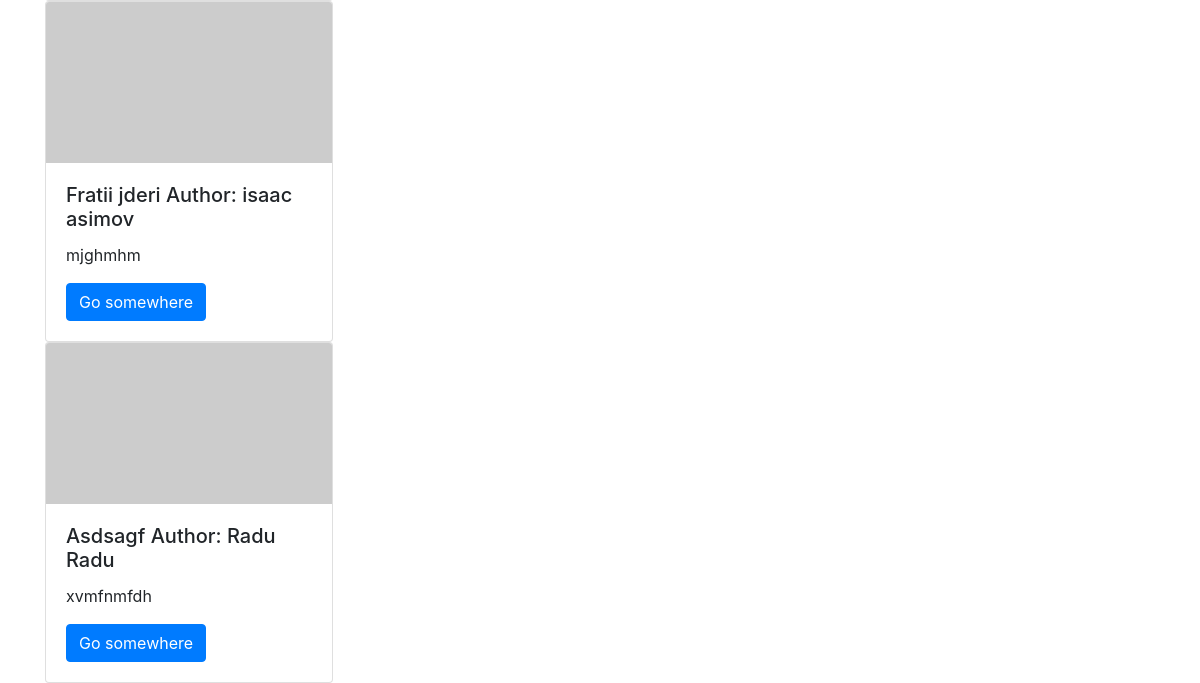
/books/ (lower part), run on an earlier commit of the app's database.
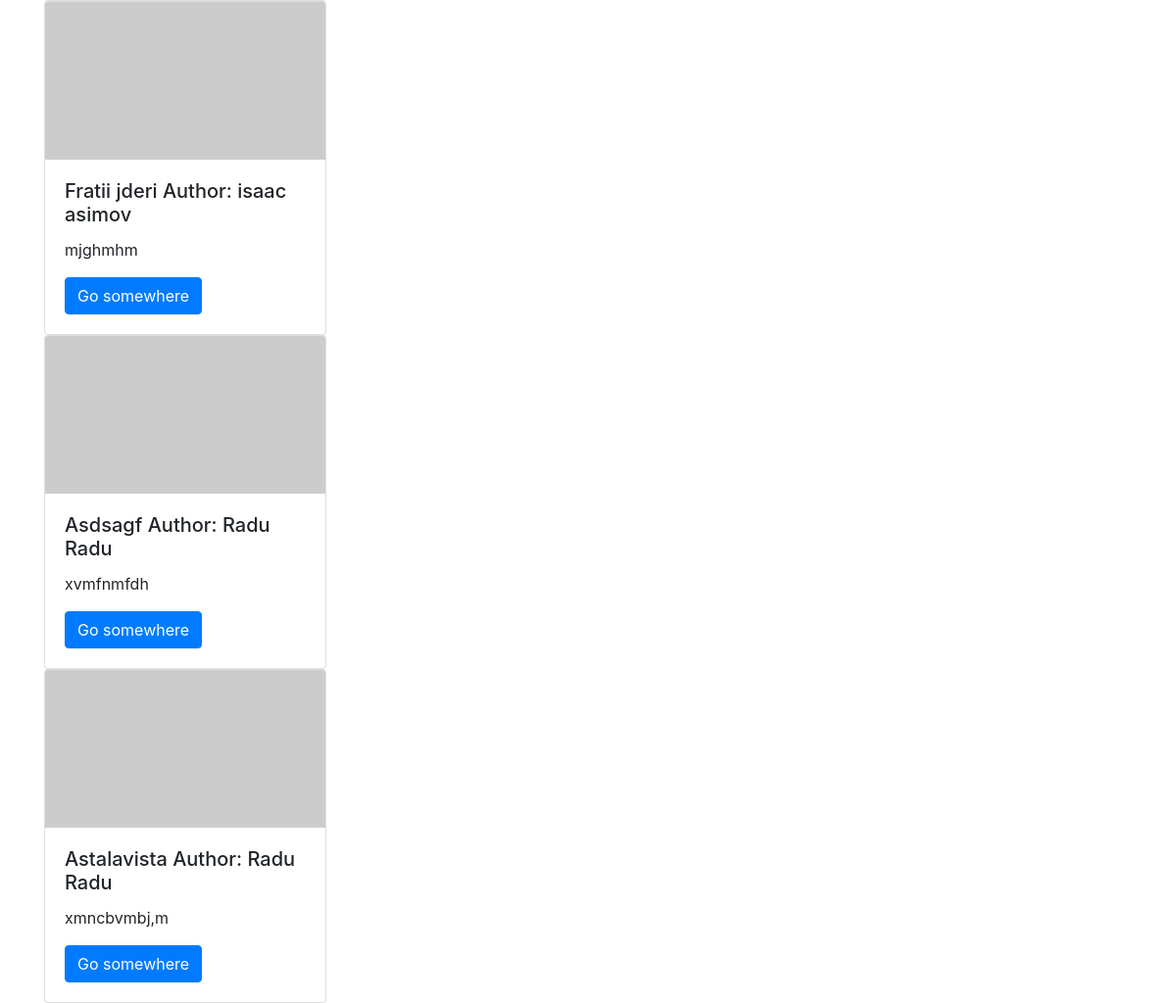
And on a later commit of the database.
### book_app/models.py (models this page shows, shortened)
class Book(models.Model):
    class State(models.IntegerChoices):
        READ = 1
        NOT_READ = 2
        ONGOING = 3
    title = models.CharField(max_length=200)
    authors = models.ManyToManyField(Author)
    genre = models.ForeignKey(Genre, on_delete=models.DO_NOTHING)
    numbers_of_pages = models.IntegerField()
    description = models.TextField()
    published = models.DateField()
    created_at = models.DateTimeField(auto_now_add=True)
    state = models.IntegerField(choices=State.choices)

class Author(models.Model):
    first_name = models.CharField(max_length=50)
    last_name = models.CharField(max_length=50)

### book_app/views.py (the view)
# urls.py: path('books/', show_books_view, name = 'books'),
def show_books_view(request):
    return render(request, template_name= "books.html", context={"context_books" : Book.objects.all()})

### book_app/templates/books.html (shortened to what this page needs)
{% extends "base.html" %}
{% block content %}
    <br>
    <br>
    <br>
{% for book in context_books %}
<div class="card" style="width: 18rem;">
    <img class="card-img-top" src="http://placeimg.com/640/360/any" alt="Card image cap">
    <div class="card-body">
        <h5 class="card-title">{{ book.title }} Author: {{ book.authors.all.0.first_name }} {{ book.authors.all.0.last_name }}</h5>
        <p class="card-text">{{book.description |slice:20}}</p>
        <a href="#" class="btn btn-primary">Go somewhere</a>
    </div>
</div>
{% endfor %}
{% endblock %}

What changed in the data, as far as the page shows it:
added Book: title "Astalavista", authors.all.0.first_name "Radu", authors.all.0.last_name "Radu", description "xmncbvmbj,m"
